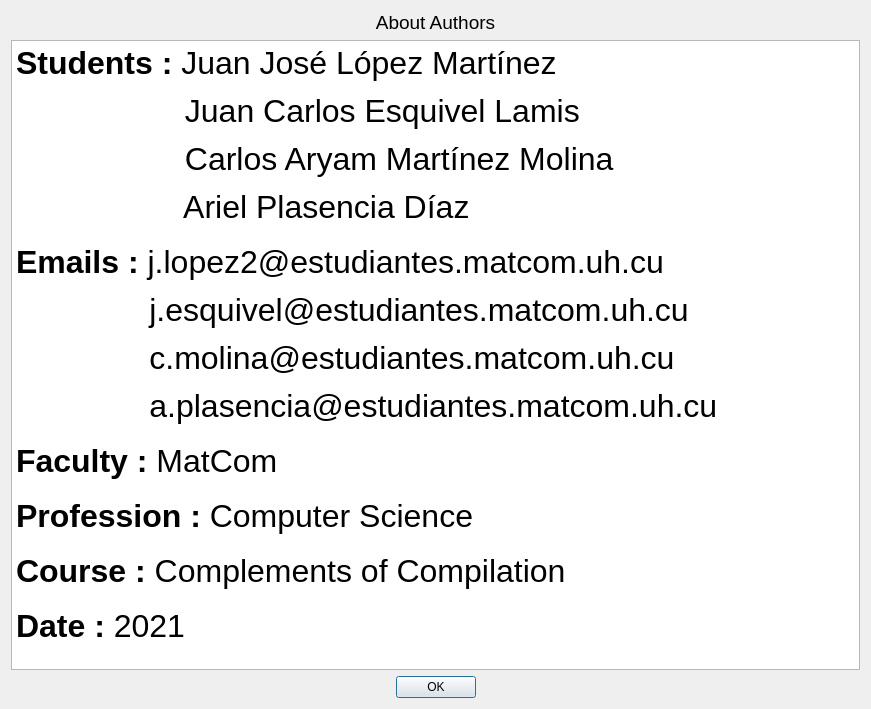
<?xml version="1.0" encoding="UTF-8"?>
<ui version="4.0">
 <class>AboutAuthors</class>
 <widget class="QDialog" name="AboutAuthors">
  <property name="geometry">
   <rect>
    <x>0</x>
    <y>0</y>
    <width>871</width>
    <height>709</height>
   </rect>
  </property>
  <property name="windowTitle">
   <string>About Authors</string>
  </property>
  <property name="windowIcon">
   <iconset>
    <normaloff>../../imgs/Qt.ico</normaloff>../../imgs/Qt.ico</iconset>
  </property>
  <layout class="QGridLayout" name="gridLayout">
   <item row="2" column="0">
    <widget class="QDialogButtonBox" name="buttonBox">
     <property name="orientation">
      <enum>Qt::Horizontal</enum>
     </property>
     <property name="standardButtons">
      <set>QDialogButtonBox::Ok</set>
     </property>
     <property name="centerButtons">
      <bool>true</bool>
     </property>
    </widget>
   </item>
   <item row="1" column="0">
    <widget class="QTextBrowser" name="textBrowser">
     <property name="html">
      <string>&lt;!DOCTYPE HTML PUBLIC &quot;-//W3C//DTD HTML 4.0//EN&quot; &quot;http://www.w3.org/TR/REC-html40/strict.dtd&quot;&gt;
&lt;html&gt;&lt;head&gt;&lt;meta name=&quot;qrichtext&quot; content=&quot;1&quot; /&gt;&lt;style type=&quot;text/css&quot;&gt;
p, li { white-space: pre-wrap; }
&lt;/style&gt;&lt;/head&gt;&lt;body style=&quot; font-family:'Ubuntu'; font-size:11pt; font-weight:400; font-style:normal;&quot;&gt;
&lt;p style=&quot; margin-top:0px; margin-bottom:0px; margin-left:0px; margin-right:0px; -qt-block-indent:0; text-indent:0px;&quot;&gt;&lt;span style=&quot; font-family:'MS Shell Dlg 2'; font-size:24pt; font-weight:600; color:#000000;&quot;&gt;Students :&lt;/span&gt;&lt;span style=&quot; font-family:'MS Shell Dlg 2'; font-size:24pt; color:#000000;&quot;&gt; Juan José López Martínez&lt;/span&gt;&lt;/p&gt;
&lt;p style=&quot; margin-top:0px; margin-bottom:0px; margin-left:0px; margin-right:0px; -qt-block-indent:0; text-indent:0px;&quot;&gt;&lt;span style=&quot; font-size:7pt;&quot;&gt; &lt;/span&gt;&lt;/p&gt;
&lt;p style=&quot; margin-top:0px; margin-bottom:0px; margin-left:0px; margin-right:0px; -qt-block-indent:0; text-indent:0px;&quot;&gt;&lt;span style=&quot; font-family:'MS Shell Dlg 2'; font-size:24pt; color:#000000;&quot;&gt;                   Juan Carlos Esquivel Lamis&lt;/span&gt;&lt;/p&gt;
&lt;p style=&quot; margin-top:0px; margin-bottom:0px; margin-left:0px; margin-right:0px; -qt-block-indent:0; text-indent:0px;&quot;&gt;&lt;span style=&quot; font-family:'MS Shell Dlg 2'; font-size:7pt; color:#000000;&quot;&gt; &lt;/span&gt;&lt;/p&gt;
&lt;p style=&quot; margin-top:0px; margin-bottom:0px; margin-left:0px; margin-right:0px; -qt-block-indent:0; text-indent:0px;&quot;&gt;&lt;span style=&quot; font-family:'MS Shell Dlg 2'; font-size:24pt; color:#000000;&quot;&gt;                   Carlos Aryam Martínez Molina&lt;/span&gt;&lt;/p&gt;
&lt;p style=&quot; margin-top:0px; margin-bottom:0px; margin-left:0px; margin-right:0px; -qt-block-indent:0; text-indent:0px;&quot;&gt;&lt;span style=&quot; font-size:7pt;&quot;&gt; &lt;/span&gt;&lt;/p&gt;
&lt;p style=&quot; margin-top:0px; margin-bottom:0px; margin-left:0px; margin-right:0px; -qt-block-indent:0; text-indent:0px;&quot;&gt;&lt;span style=&quot; font-family:'MS Shell Dlg 2'; font-size:24pt; color:#000000;&quot;&gt;                   Ariel Plasencia Díaz&lt;/span&gt;&lt;/p&gt;
&lt;p style=&quot; margin-top:0px; margin-bottom:0px; margin-left:0px; margin-right:0px; -qt-block-indent:0; text-indent:0px;&quot;&gt;&lt;span style=&quot; font-family:'MS Shell Dlg 2'; font-size:6pt; color:#005500;&quot;&gt; &lt;/span&gt;&lt;span style=&quot; font-family:'MS Shell Dlg 2'; color:#005500;&quot;&gt; &lt;/span&gt;&lt;/p&gt;
&lt;p style=&quot; margin-top:0px; margin-bottom:0px; margin-left:0px; margin-right:0px; -qt-block-indent:0; text-indent:0px;&quot;&gt;&lt;span style=&quot; font-family:'MS Shell Dlg 2'; font-size:24pt; font-weight:600; color:#000000;&quot;&gt;Emails :&lt;/span&gt;&lt;span style=&quot; font-family:'MS Shell Dlg 2'; font-size:24pt; color:#000000;&quot;&gt; j.lopez2@estudiantes.matcom.uh.cu&lt;/span&gt;&lt;/p&gt;
&lt;p style=&quot; margin-top:0px; margin-bottom:0px; margin-left:0px; margin-right:0px; -qt-block-indent:0; text-indent:0px;&quot;&gt;&lt;span style=&quot; font-family:'MS Shell Dlg 2'; font-size:7pt; color:#000000;&quot;&gt; &lt;/span&gt;&lt;/p&gt;
&lt;p style=&quot; margin-top:0px; margin-bottom:0px; margin-left:0px; margin-right:0px; -qt-block-indent:0; text-indent:0px;&quot;&gt;&lt;span style=&quot; font-family:'MS Shell Dlg 2'; font-size:24pt; color:#000000;&quot;&gt;               j.esquivel@estudiantes.matcom.uh.cu&lt;/span&gt;&lt;/p&gt;
&lt;p style=&quot; margin-top:0px; margin-bottom:0px; margin-left:0px; margin-right:0px; -qt-block-indent:0; text-indent:0px;&quot;&gt;&lt;span style=&quot; font-family:'MS Shell Dlg 2'; font-size:7pt; color:#000000;&quot;&gt; &lt;/span&gt;&lt;/p&gt;
&lt;p style=&quot; margin-top:0px; margin-bottom:0px; margin-left:0px; margin-right:0px; -qt-block-indent:0; text-indent:0px;&quot;&gt;&lt;span style=&quot; font-family:'MS Shell Dlg 2'; font-size:24pt; color:#000000;&quot;&gt;               c.molina@estudiantes.matcom.uh.cu&lt;/span&gt;&lt;/p&gt;
&lt;p style=&quot; margin-top:0px; margin-bottom:0px; margin-left:0px; margin-right:0px; -qt-block-indent:0; text-indent:0px;&quot;&gt;&lt;span style=&quot; font-family:'MS Shell Dlg 2'; font-size:7pt; color:#000000;&quot;&gt; &lt;/span&gt;&lt;/p&gt;
&lt;p style=&quot; margin-top:0px; margin-bottom:0px; margin-left:0px; margin-right:0px; -qt-block-indent:0; text-indent:0px;&quot;&gt;&lt;span style=&quot; font-family:'MS Shell Dlg 2'; font-size:24pt; color:#000000;&quot;&gt;               a.plasencia@estudiantes.matcom.uh.cu&lt;/span&gt;&lt;/p&gt;
&lt;p style=&quot; margin-top:0px; margin-bottom:0px; margin-left:0px; margin-right:0px; -qt-block-indent:0; text-indent:0px;&quot;&gt;&lt;span style=&quot; font-family:'MS Shell Dlg 2'; font-size:6pt; color:#005500;&quot;&gt; &lt;/span&gt;&lt;span style=&quot; font-family:'MS Shell Dlg 2'; color:#005500;&quot;&gt; &lt;/span&gt;&lt;/p&gt;
&lt;p style=&quot; margin-top:0px; margin-bottom:0px; margin-left:0px; margin-right:0px; -qt-block-indent:0; text-indent:0px;&quot;&gt;&lt;span style=&quot; font-family:'MS Shell Dlg 2'; font-size:24pt; font-weight:600; color:#000000;&quot;&gt;Faculty :&lt;/span&gt;&lt;span style=&quot; font-family:'MS Shell Dlg 2'; font-size:24pt; color:#000000;&quot;&gt; MatCom&lt;/span&gt;&lt;/p&gt;
&lt;p style=&quot; margin-top:0px; margin-bottom:0px; margin-left:0px; margin-right:0px; -qt-block-indent:0; text-indent:0px;&quot;&gt;&lt;span style=&quot; font-family:'MS Shell Dlg 2'; font-size:6pt; color:#005500;&quot;&gt; &lt;/span&gt;&lt;span style=&quot; font-family:'MS Shell Dlg 2'; color:#005500;&quot;&gt; &lt;/span&gt;&lt;/p&gt;
&lt;p style=&quot; margin-top:0px; margin-bottom:0px; margin-left:0px; margin-right:0px; -qt-block-indent:0; text-indent:0px;&quot;&gt;&lt;span style=&quot; font-family:'MS Shell Dlg 2'; font-size:24pt; font-weight:600; color:#000000;&quot;&gt;Profession :&lt;/span&gt;&lt;span style=&quot; font-family:'MS Shell Dlg 2'; font-size:24pt; color:#000000;&quot;&gt; Computer Science&lt;/span&gt;&lt;/p&gt;
&lt;p style=&quot; margin-top:0px; margin-bottom:0px; margin-left:0px; margin-right:0px; -qt-block-indent:0; text-indent:0px;&quot;&gt;&lt;span style=&quot; font-family:'MS Shell Dlg 2'; font-size:6pt; color:#005500;&quot;&gt; &lt;/span&gt;&lt;span style=&quot; font-family:'MS Shell Dlg 2'; color:#005500;&quot;&gt; &lt;/span&gt;&lt;/p&gt;
&lt;p style=&quot; margin-top:0px; margin-bottom:0px; margin-left:0px; margin-right:0px; -qt-block-indent:0; text-indent:0px;&quot;&gt;&lt;span style=&quot; font-family:'MS Shell Dlg 2'; font-size:24pt; font-weight:600; color:#000000;&quot;&gt;Course :&lt;/span&gt;&lt;span style=&quot; font-family:'MS Shell Dlg 2'; font-size:24pt; color:#000000;&quot;&gt; Complements of Compilation&lt;/span&gt;&lt;/p&gt;
&lt;p style=&quot; margin-top:0px; margin-bottom:0px; margin-left:0px; margin-right:0px; -qt-block-indent:0; text-indent:0px;&quot;&gt;&lt;span style=&quot; font-family:'MS Shell Dlg 2'; font-size:6pt; color:#005500;&quot;&gt; &lt;/span&gt;&lt;span style=&quot; font-family:'MS Shell Dlg 2'; color:#005500;&quot;&gt; &lt;/span&gt;&lt;/p&gt;
&lt;p style=&quot; margin-top:0px; margin-bottom:0px; margin-left:0px; margin-right:0px; -qt-block-indent:0; text-indent:0px;&quot;&gt;&lt;span style=&quot; font-family:'MS Shell Dlg 2'; font-size:24pt; font-weight:600; color:#000000;&quot;&gt;Date :&lt;/span&gt;&lt;span style=&quot; font-family:'MS Shell Dlg 2'; font-size:24pt; color:#005500;&quot;&gt; &lt;/span&gt;&lt;span style=&quot; font-family:'MS Shell Dlg 2'; font-size:24pt; color:#000000;&quot;&gt;2021&lt;/span&gt;&lt;/p&gt;&lt;/body&gt;&lt;/html&gt;</string>
     </property>
    </widget>
   </item>
   <item row="0" column="0">
    <widget class="QLabel" name="label">
     <property name="font">
      <font>
       <family>Tahoma</family>
       <pointsize>14</pointsize>
      </font>
     </property>
     <property name="text">
      <string>&lt;html&gt;&lt;head/&gt;&lt;body&gt;&lt;p align=&quot;center&quot;&gt;About Authors&lt;/p&gt;&lt;/body&gt;&lt;/html&gt;</string>
     </property>
    </widget>
   </item>
  </layout>
 </widget>
 <resources/>
 <connections>
  <connection>
   <sender>buttonBox</sender>
   <signal>accepted()</signal>
   <receiver>AboutAuthors</receiver>
   <slot>accept()</slot>
   <hints>
    <hint type="sourcelabel">
     <x>248</x>
     <y>254</y>
    </hint>
    <hint type="destinationlabel">
     <x>157</x>
     <y>274</y>
    </hint>
   </hints>
  </connection>
  <connection>
   <sender>buttonBox</sender>
   <signal>rejected()</signal>
   <receiver>AboutAuthors</receiver>
   <slot>reject()</slot>
   <hints>
    <hint type="sourcelabel">
     <x>316</x>
     <y>260</y>
    </hint>
    <hint type="destinationlabel">
     <x>286</x>
     <y>274</y>
    </hint>
   </hints>
  </connection>
 </connections>
</ui>
